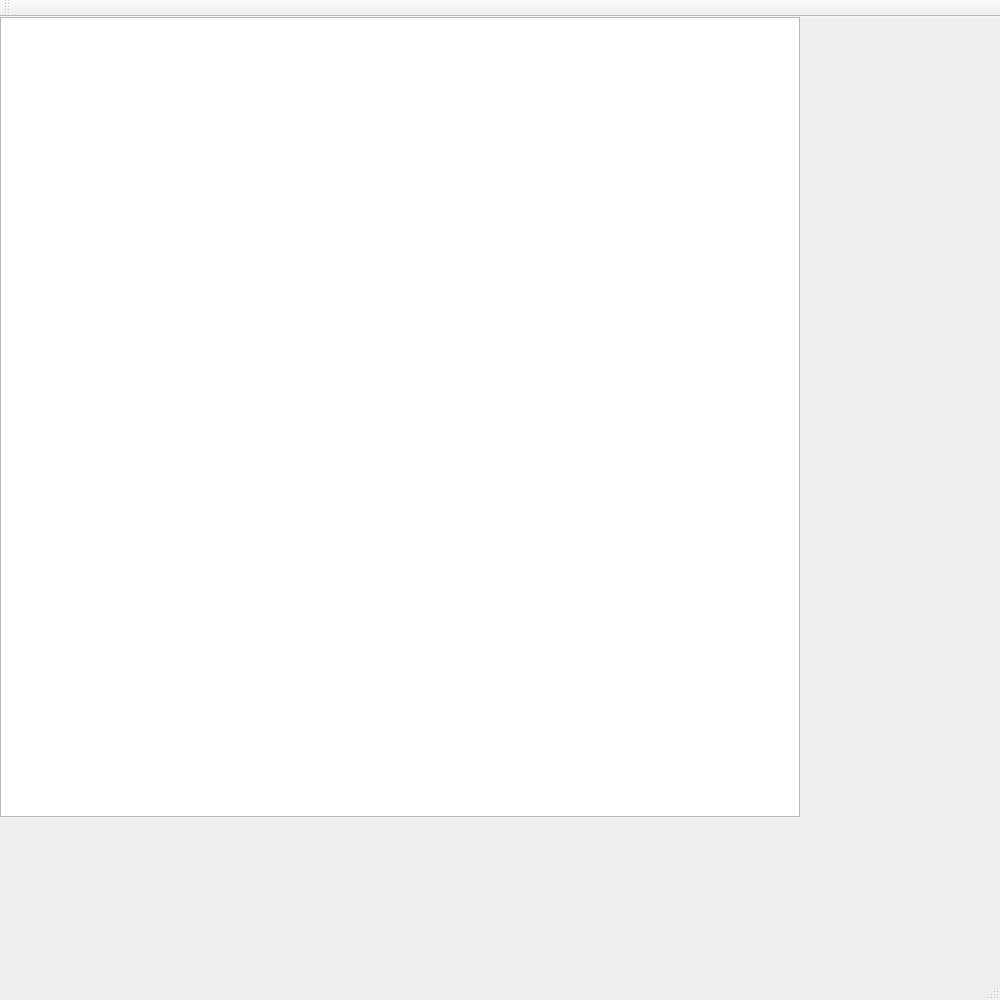
<?xml version="1.0" encoding="UTF-8"?>
<ui version="4.0">
 <class>MainWindow</class>
 <widget class="QMainWindow" name="MainWindow">
  <property name="geometry">
   <rect>
    <x>0</x>
    <y>0</y>
    <width>1000</width>
    <height>1000</height>
   </rect>
  </property>
  <property name="windowTitle">
   <string>MainWindow</string>
  </property>
  <widget class="QWidget" name="centralWidget">
   <widget class="QGraphicsView" name="graphicsView">
    <property name="geometry">
     <rect>
      <x>0</x>
      <y>0</y>
      <width>800</width>
      <height>800</height>
     </rect>
    </property>
    <property name="verticalScrollBarPolicy">
     <enum>Qt::ScrollBarAlwaysOff</enum>
    </property>
    <property name="horizontalScrollBarPolicy">
     <enum>Qt::ScrollBarAlwaysOff</enum>
    </property>
   </widget>
  </widget>
  <widget class="QMenuBar" name="menuBar">
   <property name="geometry">
    <rect>
     <x>0</x>
     <y>0</y>
     <width>1000</width>
     <height>22</height>
    </rect>
   </property>
  </widget>
  <widget class="QToolBar" name="mainToolBar">
   <attribute name="toolBarArea">
    <enum>TopToolBarArea</enum>
   </attribute>
   <attribute name="toolBarBreak">
    <bool>false</bool>
   </attribute>
  </widget>
  <widget class="QStatusBar" name="statusBar"/>
 </widget>
 <layoutdefault spacing="6" margin="11"/>
 <resources/>
 <connections/>
</ui>
